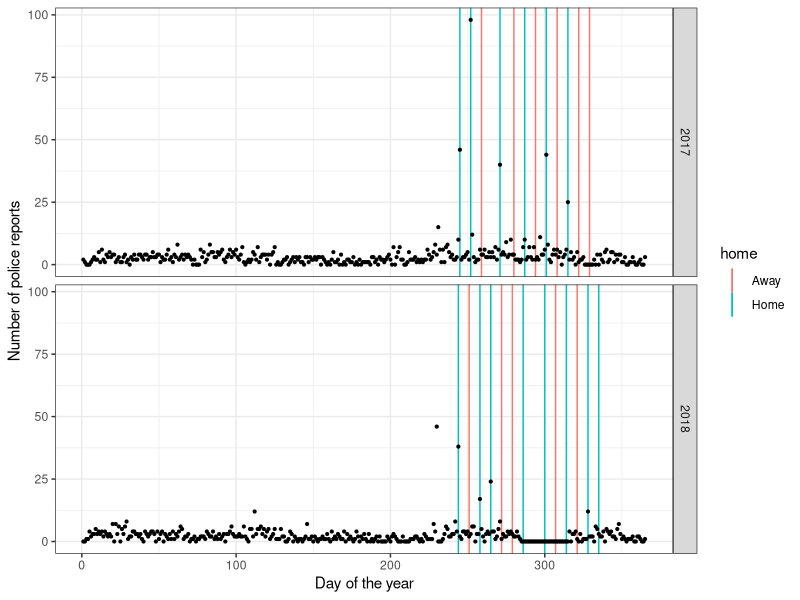

This chart was generated by the following R code:
## ---- chunk 1
options(htmltools.dir.version = FALSE)
## ---- chunk 2
tidyverse::tidyverse_packages()
## ---- chunk 3
library(tidyverse)
pd <- read_csv("../data/isu-pd.csv")
pd$date <- lubridate::mdy_hm(pd$`Date/Time Reported`)

pd$day <- lubridate::as_date(pd$date)
## ---- chunk 4

schedule <- read.csv("../data/isu-football-2018.csv")
schedule <- schedule %>%
  mutate(
    date = lubridate::ymd("2018-01-01")
    )
lubridate::month(schedule$date) <- as.numeric(factor(schedule$Month, levels=c("Sep", "Oct", "Nov", "Dec"))) + 8
lubridate::mday(schedule$date) <- schedule$Day
schedule$yday <- lubridate::yday(schedule$date)
schedule$year <- lubridate::year(schedule$date)


schedule17 <- read.csv("../data/isu-football-2017.csv")
schedule17 <- schedule17 %>%
  mutate(
    date = lubridate::mdy(Date)
  )
schedule17$yday <- lubridate::yday(schedule17$date)
schedule17$year <- lubridate::year(schedule17$date)

perday <- pd %>% 
  complete(day = full_seq(pd$day, period = 1)) %>% 
  group_by(day) %>%
  summarize(
    n = sum(!is.na(Classification))
  ) 

perday %>%
  mutate(
    year = lubridate::year(day),
    yday = lubridate::yday(day)
    ) %>%
  filter(year <= 2018) %>%
  ggplot(aes(x = yday, y = n)) +
  geom_vline(data = schedule, aes(xintercept = yday, colour = home)) +
  geom_vline(data = schedule17, aes(xintercept = yday, colour = Home)) +
  geom_point(size = .75) +
  facet_grid(year~.) +
  theme_bw() +
  ylab("Number of police reports") +
  xlab("Day of the year")
